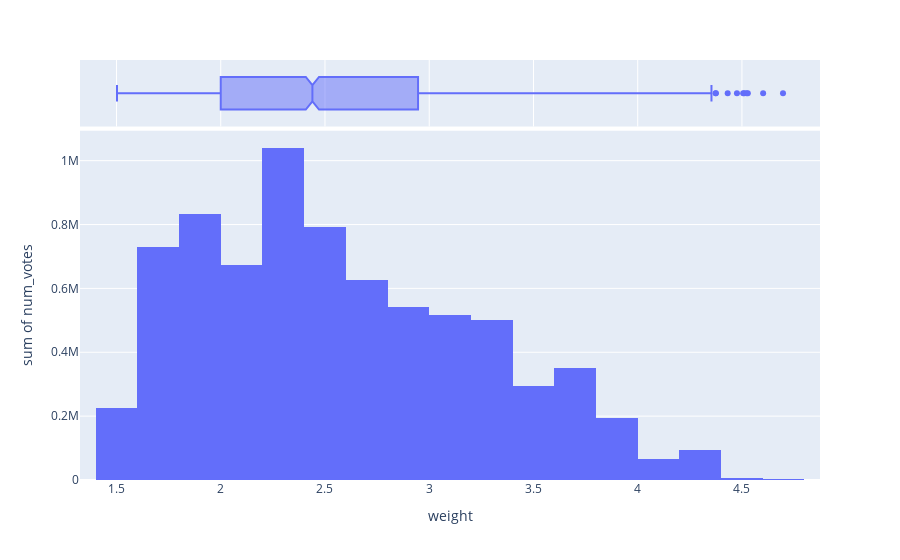

Write notebook code for a chart like this one.
### Code cell
fig = px.histogram(df, x="weight", y="num_votes", marginal="box",
                   hover_data=df.columns, nbins=30)
fig.show()

### Figure 1 — Plotly figure (JSON) as saved in the notebook; plotly's stock layout.template omitted (floating-point values rounded to 4 significant figures; data arrays with more than 128 entries replaced by an {"elided": "..."} marker saying what was removed)
{"data": [{"alignmentgroup": "True", "bingroup": "x", "histfunc": "sum", "hovertemplate": "weight=%{x}<br>sum of num_votes=%{y}<extra></extra>", "legendgroup": "", "marker": {"color": "#636efa", "pattern": {"shape": ""}}, "name": "", "nbinsx": 30, "offsetgroup": "", "orientation": "v", "showlegend": false, "type": "histogram", "x": {"elided": "2188 float values"}, "xaxis": "x", "y": {"elided": "2188 int values"}, "yaxis": "y"}, {"alignmentgroup": "True", "customdata": {"elided": "2188x16 mixed values"}, "hovertemplate": "weight=%{x}<br>rank=%{customdata[0]}<br>game_id=%{customdata[1]}<br>names=%{customdata[2]}<br>min_players=%{customdata[3]}<br>max_players=%{customdata[4]}<br>avg_time=%{customdata[5]}<br>min_time=%{customdata[6]}<br>max_time=%{customdata[7]}<br>year=%{customdata[8]}<br>avg_rating=%{customdata[9]}<br>geek_rating=%{customdata[10]}<br>age=%{customdata[11]}<br>mechanic=%{customdata[12]}<br>owned=%{customdata[13]}<br>category=%{customdata[14]}<br>designer=%{customdata[15]}<extra></extra>", "legendgroup": "", "marker": {"color": "#636efa"}, "name": "", "notched": true, "offsetgroup": "", "showlegend": false, "type": "box", "x": {"elided": "2188 float values"}, "xaxis": "x2", "yaxis": "y2"}], "layout": {"barmode": "relative", "legend": {"tracegroupgap": 0}, "margin": {"t": 60}, "xaxis": {"anchor": "y", "domain": [0, 1], "title": {"text": "weight"}}, "xaxis2": {"anchor": "y2", "domain": [0, 1], "matches": "x", "showgrid": true, "showticklabels": false}, "yaxis": {"anchor": "x", "domain": [0, 0.8316], "title": {"text": "sum of num_votes"}}, "yaxis2": {"anchor": "x2", "domain": [0.8416, 1], "matches": "y2", "showgrid": false, "showline": false, "showticklabels": false, "ticks": ""}}}
